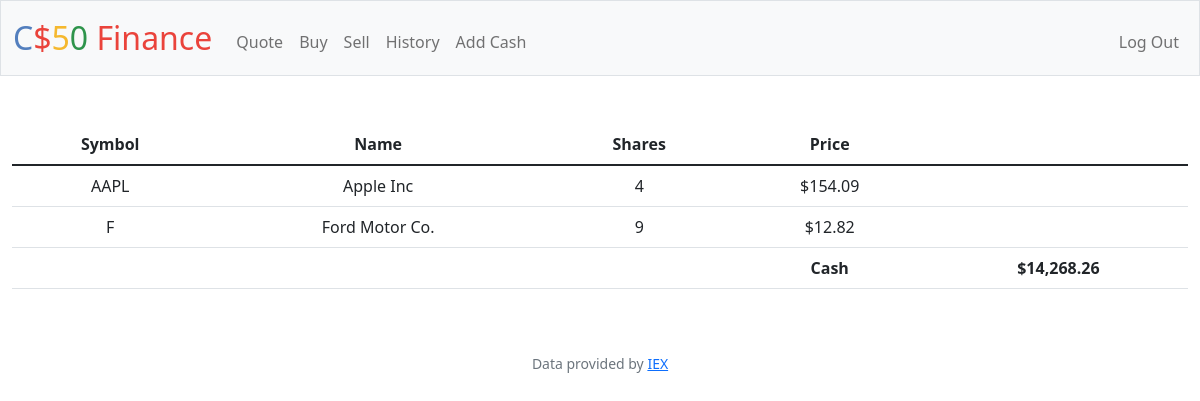
/ (signed in), run on the app's committed database.
### tables this page shows
CREATE TABLE 'transactions' ('id' INTEGER PRIMARY KEY AUTOINCREMENT NOT NULL, 'user_id' INTEGER, 'symbol' TEXT, 'shares' INTEGER, 'price' REAL, 'date' DATETIME, 'name' TEXT);

### app.py (the view)
@app.route("/")
@login_required
def index():
    user_id = session["user_id"]
    transactions_db = db.execute(
        "SELECT symbol, name, SUM(shares) AS shares, price FROM transactions WHERE user_id = ? GROUP BY symbol", user_id)
    cash_db = db.execute("SELECT cash FROM users WHERE id = ?", user_id)
    cash = cash_db[0]["cash"]
    return render_template("index.html", database=transactions_db, cash=usd(cash))

### app.py (called while the page is built)
@app.after_request
def after_request(response):
    response.headers["Cache-Control"] = "no-cache, no-store, must-revalidate"
    response.headers["Expires"] = 0
    response.headers["Pragma"] = "no-cache"
    return response

### helpers.py (called while the page is built)
def login_required(f):
    @wraps(f)
    def decorated_function(*args, **kwargs):
        if session.get("user_id") is None:
            return redirect("/login")
        return f(*args, **kwargs)
    return decorated_function

def usd(value):
    return f"${value:,.2f}"

### templates/index.html (shortened to what this page needs)
{% extends "layout.html" %}
{% block main %}
<table class="table">
    <thead>
        <tr>
            <th scope="col">Symbol</th>
            <th scope="col">Name</th>
            <th scope="col">Shares</th>
            <th scope="col">Price</th>
            <th scope="col"></th>
        </tr>
    </thead>
    <tbody class="table-group-divider">
        {% for row in database %}
            <tr>
                <td>{{ row["symbol"] }}</td>
                <td>{{ row["name"] }}</td>
                <td>{{ row["shares"] }}</td>
                <td>{{ row["price"] }}</td>
                <td></td>
            </tr>
        {% endfor %}
    </tbody>
    <tfoot>
        <tr>
            <td></td>
            <td></td>
            <td></td>
            <th scope="1">Cash</th>
            <th scope="1">{{ cash }}</th>
        </tr>
    </tfoot>
</table>
{% endblock %}

### data on the page
transactions: symbol "AAPL", name "Apple Inc", shares "4", price "$154.09"

### other printed values
{{ row["symbol"] }} "F"
{{ row["name"] }} "Ford Motor Co."
{{ row["shares"] }} "9"
{{ row["price"] }} "$12.82"
{{ cash }} "$14,268.26"
